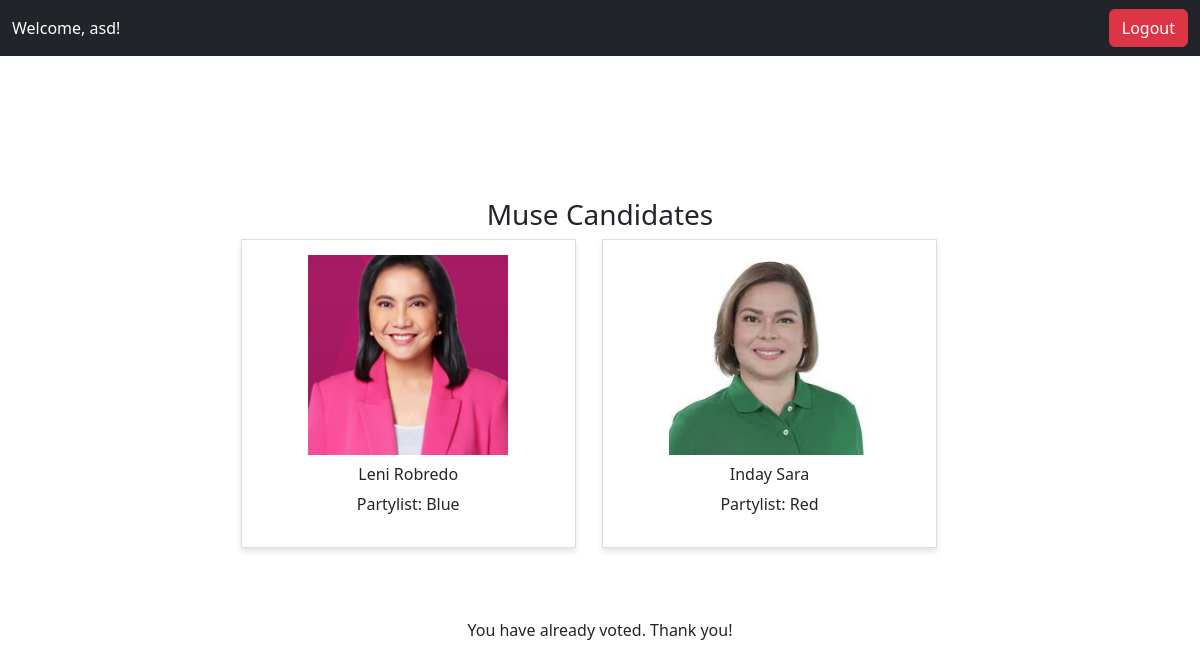
The app's page /voting3.php (signed in) with its own data.
### tables this page shows
CREATE TABLE `voters` (
  `id` int NOT NULL,
  `LastName` varchar(255) NOT NULL,
  `FirstName` varchar(255) NOT NULL,
  `Email` varchar(255) NOT NULL,
  `Username` varchar(255) NOT NULL,
  `password` varchar(255) NOT NULL,
  `is_admin` tinyint(1) DEFAULT '0'
);

CREATE TABLE `candidates` (
  `id` int NOT NULL,
  `Name` varchar(255) NOT NULL,
  `Username` varchar(255) NOT NULL,
  `password` varchar(255) NOT NULL,
  `Partylist` varchar(255) NOT NULL,
  `Position` varchar(255) NOT NULL,
  `birthday` date NOT NULL,
  `PoliticalPlatform` varchar(255) NOT NULL,
  `Image` varchar(255) NOT NULL,
  `votes` int DEFAULT '0'
);

### voting3.php (the view, shortened to what this page needs)
<?php
$servername = "localhost";
$username = "root";
$password = "";
$dbname = "online_voting";
$conn = new mysqli($servername, $username, $password, $dbname);
$user_id = $_SESSION['user_id'];
$candidates = [];
$sql = "SELECT * FROM candidates WHERE position = 'Muse'";
$candidatesResult = $conn->query($sql);
if ($candidatesResult && $candidatesResult->num_rows > 0) {
  while ($row = $candidatesResult->fetch_assoc()) {
    $candidates[] = $row;
  }
}
$hasVoted = false;
$sql = "SELECT * FROM votes WHERE user_id = ? AND position = 'Muse'";
$stmt = $conn->prepare($sql);
$stmt->bind_param("i", $user_id);
$stmt->execute();
$result = $stmt->get_result();
if ($result->num_rows > 0) {
  $hasVoted = true;
}
?>
<!DOCTYPE html>
<html lang="en">
<head>
    <link href="https://cdn.jsdelivr.net/npm/bootstrap@5.3.0-alpha1/dist/css/bootstrap.min.css" rel="stylesheet">
</head>
<body>
    <?php include('includes/navbarr.php'); ?>
    <div class="main-content">
        <div class="container">
            <h3>Muse Candidates</h3>
            <div class="candidate-row">
                <?php if (!empty($candidates)): ?>
                    <?php foreach ($candidates as $candidate): ?>
                        <div class="candidate-card">
                            <img src="uploads/<?php echo htmlspecialchars($candidate['Image']); ?>" alt="Candidate Image">
                            <h6><?php echo htmlspecialchars($candidate['Name']); ?></h6>
                            <p>Partylist: <?php echo htmlspecialchars($candidate['Partylist']); ?></p>
                        </div>
                    <?php endforeach; ?>
                <?php else: ?>
                    <p>No candidates found for the Muse position.</p>
                <?php endif; ?>
            </div>
        </div>
        <div class="vote-options">
            <?php if (!$hasVoted): ?>
                <form id="votingForm" action="" method="POST" onsubmit="return validateForm()">
                    <h5>Select Your Vote</h5>
                    <?php foreach ($candidates as $candidate): ?>
                        <div class="form-check">
                            <input class="form-check-input" type="radio" name="candidate" id="candidate-<?php echo $candidate['id']; ?>" value="<?php echo htmlspecialchars($candidate['Name']); ?>">
                            <label class="form-check-label" for="candidate-<?php echo $candidate['id']; ?>">
                                Vote for <?php echo htmlspecialchars($candidate['Name']); ?>
                            </label>
                        </div>
                    <?php endforeach; ?>
                    <button type="submit" class="btn btn-primary">Submit Vote</button>
                </form>
            <?php else: ?>
                <p>You have already voted. Thank you!</p>
            <?php endif; ?>
        </div>
    </div>
</body>
</html>

### includes/navbarr.php (shortened to what this page needs)
<?php
$host = "localhost";
$dbusername = "root";
$dbpassword = "";
$dbname = "online_voting";
try {
    $pdo = new PDO("mysql:host=$host;dbname=$dbname;charset=utf8mb4", $dbusername, $dbpassword);
    $pdo->setAttribute(PDO::ATTR_ERRMODE, PDO::ERRMODE_EXCEPTION);
    $displayUsername = 'Guest';
    if (isset($_SESSION['user_id'])) {
        $stmt = $pdo->prepare("SELECT Username FROM voters WHERE id = :id");
        $stmt->bindParam(':id', $_SESSION['user_id'], PDO::PARAM_INT);
        if ($stmt->execute()) {
            $user = $stmt->fetch(PDO::FETCH_ASSOC);
            if ($user) {
                $displayUsername = htmlspecialchars($user['Username']);
            } else {
                echo "No user found with this ID.<br>";
            }
        } else {
            echo "Query execution failed.<br>";
        }
    }
} catch (PDOException $e) {
    die("Database connection failed: " . $e->getMessage());
}
?>
<!DOCTYPE html>
<html lang="en">
<head>
    <link href="https://cdn.jsdelivr.net/npm/bootstrap@5.3.0-alpha1/dist/css/bootstrap.min.css" rel="stylesheet">
</head>
<body>
    <nav class="navbar navbar-expand-lg navbar-dark bg-dark">
        <div class="container-fluid">
            <span class="navbar-text">
                Welcome, <?php echo $displayUsername; ?>!
            </span>
            <a class="btn btn-danger ms-auto" href="/logout.php">Logout</a>
        </div>
    </nav>
</body>
</html>

### voting3.php (style rules this page uses)
body { margin: 0; background-color: #f4f4f4; font-family: Arial, sans-serif; }
.main-content { display: flex; justify-content: center; align-items: center; flex-direction: column; min-height: calc(100vh - 56px); padding: 20px; }
.container { width: 80%; text-align: center; margin-bottom: 30px; }
.candidate-card { border: 1px solid #ddd; padding: 15px; text-align: center; margin-bottom: 20px; display: inline-block; width: 30%; margin-right: 2%; background-color: #fff; box-shadow: 0 4px 6px rgba(0, 0, 0, 0.1); }
.candidate-card img { width: 200px; height: 200px; object-fit: cover; margin-bottom: 10px; }
.vote-options { text-align: center; margin-top: 20px; }

### includes/navbarr.php (style rules this page uses)
.navbar-text { color: white; font-size: 16px; }

### records on screen
voters: Username "asd"
candidates: Image (picture), Name "Leni Robredo", Partylist "Blue"
candidates: Image (picture), Name "Inday Sara", Partylist "Red"
